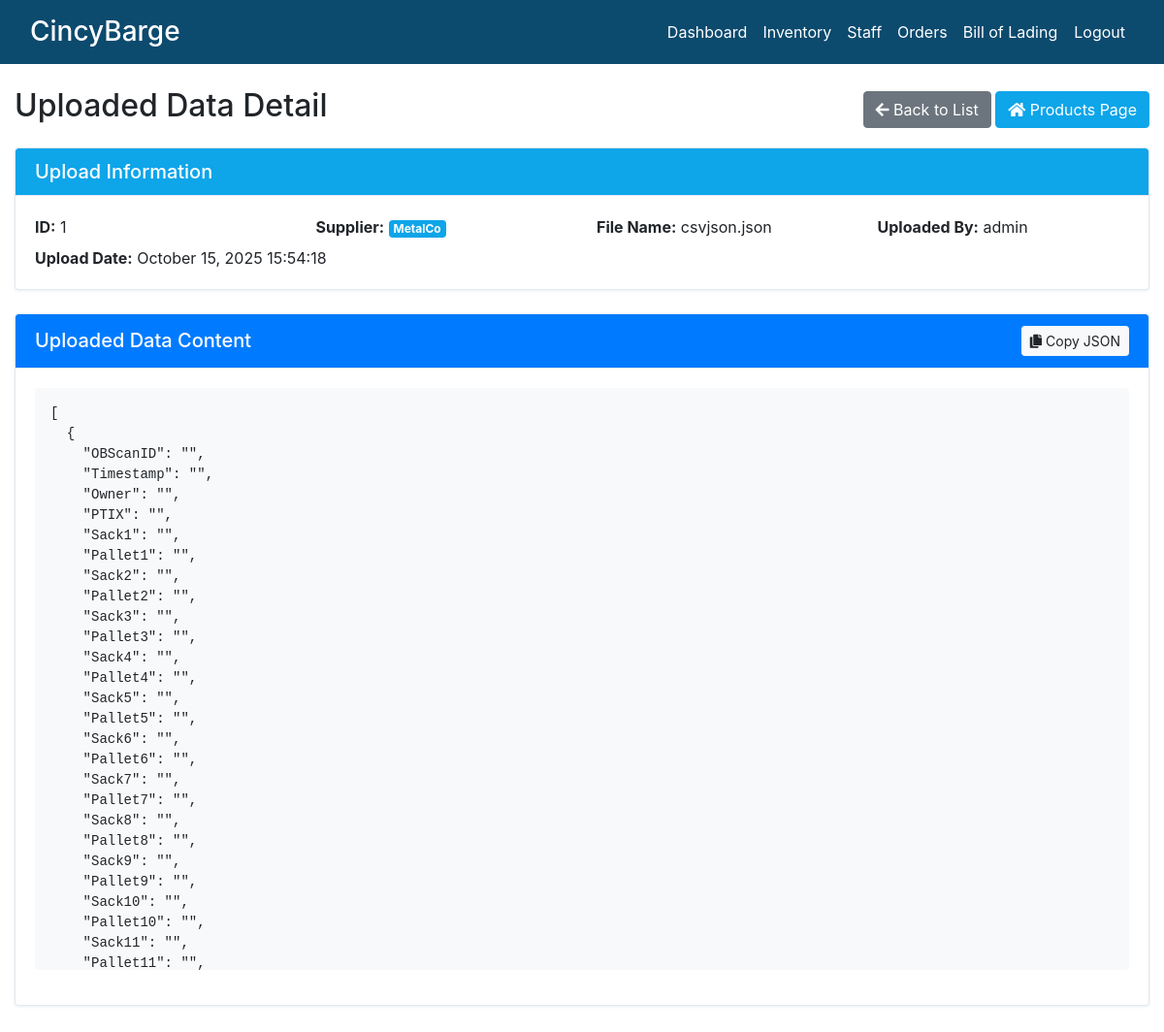
/raw-data/1/ (signed in), run on the app's committed database.
### dashboard/models.py (models this page shows, shortened)
class RawProductData(models.Model):
    supplier = models.ForeignKey(
        Supplier, on_delete=models.CASCADE, related_name="raw_data"
    )
    data = models.JSONField(help_text="Unstructured product data stored as JSON")
    uploaded_at = models.DateTimeField(auto_now_add=True)
    uploaded_by = models.ForeignKey(
        User, on_delete=models.SET_NULL, null=True, blank=True
    )
    file_name = models.CharField(max_length=255, blank=True)
    class Meta:
        verbose_name_plural = "Raw Product Data"
        ordering = ["-uploaded_at"]

class Supplier(models.Model):
    name = models.CharField(max_length=100)

### dashboard/views.py (the view)
# urls.py: path("raw-data/<int:pk>/", views.raw_data_detail, name="raw-data-detail"),
@login_required
def raw_data_detail(request, pk):
    try:
        raw_data = RawProductData.objects.select_related("supplier", "uploaded_by").get(
            pk=pk
        )
        formatted_data = json.dumps(raw_data.data, indent=2)
        context = {
            "raw_data": raw_data,
            "formatted_data": formatted_data,
        }
        return render(request, "dashboard/raw_data_detail.html", context)
    except RawProductData.DoesNotExist:
        messages.error(request, "Raw data entry not found.")
        return redirect("dashboard-raw-data")

### templates/dashboard/raw_data_detail.html (shortened to what this page needs)
{% extends 'partials/base.html' %}
{% block content %}
{% include 'partials/topnav.html'%}
<div class="container-fluid">
    <div class="row my-4">
        <div class="col-12">
            <div class="d-flex justify-content-between align-items-center mb-3">
                <h2>Uploaded Data Detail</h2>
                <div>
                    <a href="{% url 'raw-data-view' %}" class="btn btn-secondary">
                        <i class="fas fa-arrow-left"></i> Back to List
                    </a>
                    <a href="{% url 'dashboard-product' %}" class="btn btn-info">
                        <i class="fas fa-home"></i> Products Page
                    </a>
                </div>
            </div>
            <div class="card mb-4">
                <div class="card-header bg-info text-white">
                    <h5 class="mb-0">Upload Information</h5>
                </div>
                <div class="card-body">
                    <div class="row">
                        <div class="col-md-3">
                            <strong>ID:</strong> {{ raw_data.id }}
                        </div>
                        <div class="col-md-3">
                            <strong>Supplier:</strong>
                            <span class="badge badge-info">{{ raw_data.supplier.name }}</span>
                        </div>
                        <div class="col-md-3">
                            <strong>File Name:</strong> {{ raw_data.file_name }}
                        </div>
                        <div class="col-md-3">
                            <strong>Uploaded By:</strong>
                            {% if raw_data.uploaded_by %}
                                {{ raw_data.uploaded_by.username }}
                            {% else %}
                                <span class="text-muted">N/A</span>
                            {% endif %}
                        </div>
                    </div>
                    <div class="row mt-2">
                        <div class="col-md-12">
                            <strong>Upload Date:</strong> {{ raw_data.uploaded_at|date:"F d, Y H:i:s" }}
                        </div>
                    </div>
                </div>
            </div>
            <div class="card">
                <div class="card-header bg-primary text-white d-flex justify-content-between align-items-center">
                    <h5 class="mb-0">Uploaded Data Content</h5>
                    <button class="btn btn-sm btn-light" onclick="copyToClipboard()">
                        <i class="fas fa-copy"></i> Copy JSON
                    </button>
                </div>
                <div class="card-body">
                    <pre id="jsonData" class="bg-light p-3 rounded" style="max-height: 600px; overflow-y: auto;"><code>{{ formatted_data }}</code></pre>
                </div>
            </div>
        </div>
    </div>
</div>
{% endblock %}

### static/style.css (style rules this page uses)
:root { --color-primary: #0C4A6E; --color-secondary: #0EA5E9; --color-accent: #38BDF8; --color-background: #F0F9FF; --color-surface: #FFFFFF; --color-text-primary: #0F172A; --color-text-secondary: #475569; --color-success: #22C55E; --color-warning: #F59E0B; --color-error: #EF4444; --color-primary-hover: #083344; --color-secondary-hover: #0284c7; }
body { background: #F0F9FF; color: #0F172A; }
.bg-info, .navbar.bg-info, .navbar-info.bg-info, .card-header.bg-info, .badge.bg-info, .alert.alert-info { background-color: #0EA5E9 !important; }
.badge-info, .badge.bg-info, .badge.badge-info { background-color: #0EA5E9 !important; color: #FFFFFF !important; }
.bg-primary { background-color: #0C4A6E !important; }
.card { border-color: #E2E8F0 !important; box-shadow: 0 1px 3px rgba(12, 74, 110, 0.1) !important; }
.card-header { background-color: #FFFFFF !important; border-bottom-color: #E2E8F0 !important; color: #0F172A !important; }
a { color: #0EA5E9 !important; text-decoration: none; }
a.btn { color: #FFFFFF !important; }
.btn-info, a.btn-info { background-color: #0EA5E9 !important; border-color: #0EA5E9 !important; color: #FFFFFF !important; }

### templates/partials/topnav.html (style rules this page uses)
body { overflow-x: hidden; }
.card { word-wrap: break-word; overflow-x: auto; }

### data on the page
RawProductData: id "1", supplier.name "MetalCo", file_name "csvjson.json", uploaded_by.username "admin", uploaded_at "October 15, 2025 15:54:18"
